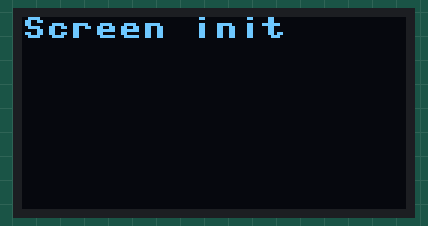
This program was run on a simulated ESP32 board running MicroPython. On the bench: 128×64 one-colour display.

Above: at 0.1 s.
At 4.2 s:
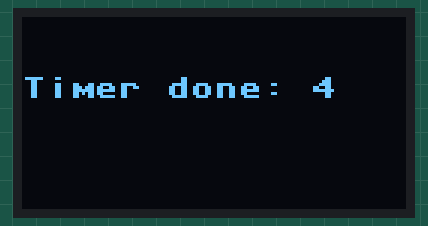
At 9.3 s:
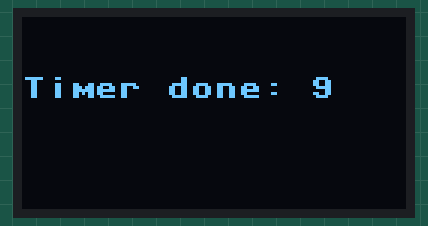
At 19.6 s:
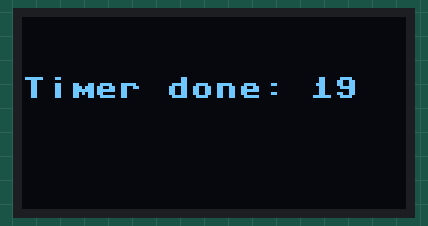
At 27.8 s:
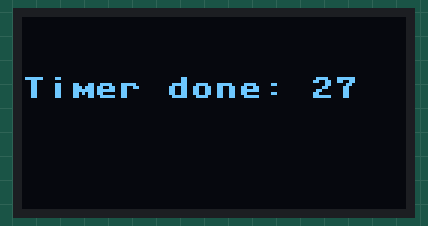
At 39.0 s:
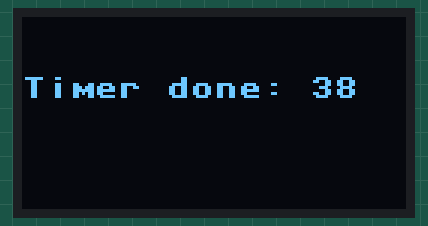

The program:

main.py
```python
# Import the required libraries
from machine import Pin, SoftI2C, Timer
import sh1106
import time
import network
import ubinascii

# init OLED display
i2c = SoftI2C(scl=Pin(22), sda=Pin(21))
oled = sh1106.SH1106_I2C(128, 64, i2c, Pin(16), 0x3c)
oled.sleep(False)
oled.fill(0)
oled.text('Screen init', 0, 0)
oled.show()

scheduled_time = time.ticks_ms() + 1000
iter = 1

while True:
    if time.ticks_diff(scheduled_time, time.ticks_ms()) < 0:
        oled.fill(0)
        oled.text('Timer done: ' + str(iter), 0, 20)
        oled.show()
        scheduled_time = time.ticks_ms() + 1000
        iter += 1
    pass
```

Measured:
- what the display in image 1 shows lasts 1.1 s, from 4.1 s to 5.2 s
